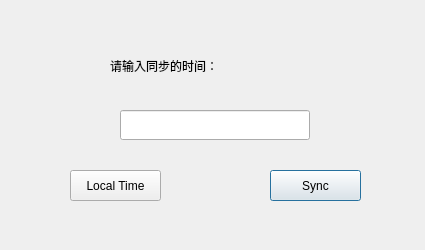
<?xml version="1.0" encoding="UTF-8"?>
<ui version="4.0">
 <class>Settime</class>
 <widget class="QDialog" name="Settime">
  <property name="geometry">
   <rect>
    <x>0</x>
    <y>0</y>
    <width>425</width>
    <height>250</height>
   </rect>
  </property>
  <property name="windowTitle">
   <string>Dialog</string>
  </property>
  <property name="styleSheet">
   <string notr="true">background-image: url(:/Resources/time.PNG);</string>
  </property>
  <widget class="QPushButton" name="SetOk">
   <property name="geometry">
    <rect>
     <x>270</x>
     <y>170</y>
     <width>91</width>
     <height>31</height>
    </rect>
   </property>
   <property name="text">
    <string>Sync</string>
   </property>
  </widget>
  <widget class="QLineEdit" name="TimeEdit">
   <property name="geometry">
    <rect>
     <x>120</x>
     <y>110</y>
     <width>190</width>
     <height>30</height>
    </rect>
   </property>
   <property name="sizePolicy">
    <sizepolicy hsizetype="Fixed" vsizetype="Fixed">
     <horstretch>0</horstretch>
     <verstretch>0</verstretch>
    </sizepolicy>
   </property>
   <property name="minimumSize">
    <size>
     <width>190</width>
     <height>30</height>
    </size>
   </property>
   <property name="maximumSize">
    <size>
     <width>190</width>
     <height>30</height>
    </size>
   </property>
   <property name="contextMenuPolicy">
    <enum>Qt::DefaultContextMenu</enum>
   </property>
   <property name="frame">
    <bool>true</bool>
   </property>
   <property name="echoMode">
    <enum>QLineEdit::Normal</enum>
   </property>
   <property name="clearButtonEnabled">
    <bool>false</bool>
   </property>
  </widget>
  <widget class="QLabel" name="label">
   <property name="geometry">
    <rect>
     <x>110</x>
     <y>50</y>
     <width>121</width>
     <height>31</height>
    </rect>
   </property>
   <property name="text">
    <string>请输入同步的时间：</string>
   </property>
   <property name="textInteractionFlags">
    <set>Qt::LinksAccessibleByMouse</set>
   </property>
  </widget>
  <widget class="QPushButton" name="LocalTime">
   <property name="geometry">
    <rect>
     <x>70</x>
     <y>170</y>
     <width>91</width>
     <height>31</height>
    </rect>
   </property>
   <property name="text">
    <string>Local Time</string>
   </property>
  </widget>
 </widget>
 <resources/>
 <connections/>
</ui>
